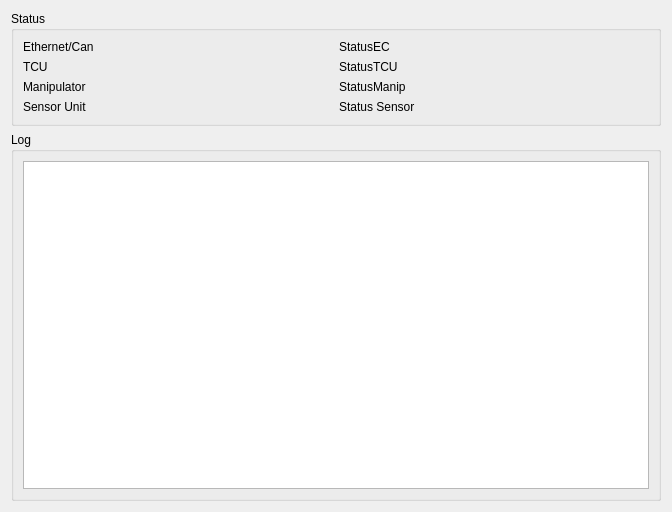
<?xml version="1.0" encoding="UTF-8"?>
<ui version="4.0">
 <class>StatusWindow</class>
 <widget class="QWidget" name="StatusWindow">
  <property name="geometry">
   <rect>
    <x>0</x>
    <y>0</y>
    <width>672</width>
    <height>512</height>
   </rect>
  </property>
  <property name="windowTitle">
   <string>Rov Status</string>
  </property>
  <layout class="QGridLayout" name="gridLayout_3">
   <item row="0" column="0">
    <widget class="QGroupBox" name="groupBox">
     <property name="title">
      <string>Status</string>
     </property>
     <layout class="QGridLayout" name="gridLayout_2">
      <item row="0" column="1">
       <widget class="QLabel" name="ecStatus">
        <property name="text">
         <string>StatusEC</string>
        </property>
       </widget>
      </item>
      <item row="2" column="1">
       <widget class="QLabel" name="manipStatus">
        <property name="text">
         <string>StatusManip</string>
        </property>
       </widget>
      </item>
      <item row="1" column="0">
       <widget class="QLabel" name="tcuLabel">
        <property name="text">
         <string>TCU</string>
        </property>
       </widget>
      </item>
      <item row="2" column="0">
       <widget class="QLabel" name="manipulatorLabel">
        <property name="text">
         <string>Manipulator</string>
        </property>
       </widget>
      </item>
      <item row="0" column="0">
       <widget class="QLabel" name="ecLabel">
        <property name="frameShape">
         <enum>QFrame::NoFrame</enum>
        </property>
        <property name="text">
         <string>Ethernet/Can</string>
        </property>
       </widget>
      </item>
      <item row="1" column="1">
       <widget class="QLabel" name="tcuStatus">
        <property name="text">
         <string>StatusTCU</string>
        </property>
       </widget>
      </item>
      <item row="3" column="1">
       <widget class="QLabel" name="sensorStatus">
        <property name="text">
         <string>Status Sensor</string>
        </property>
       </widget>
      </item>
      <item row="3" column="0">
       <widget class="QLabel" name="sensorLabel">
        <property name="text">
         <string>Sensor Unit</string>
        </property>
       </widget>
      </item>
     </layout>
    </widget>
   </item>
   <item row="1" column="0">
    <widget class="QGroupBox" name="logBox">
     <property name="title">
      <string>Log</string>
     </property>
     <layout class="QGridLayout" name="gridLayout">
      <item row="0" column="0">
       <widget class="QTextEdit" name="textEdit"/>
      </item>
     </layout>
    </widget>
   </item>
  </layout>
 </widget>
 <resources/>
 <connections/>
</ui>
